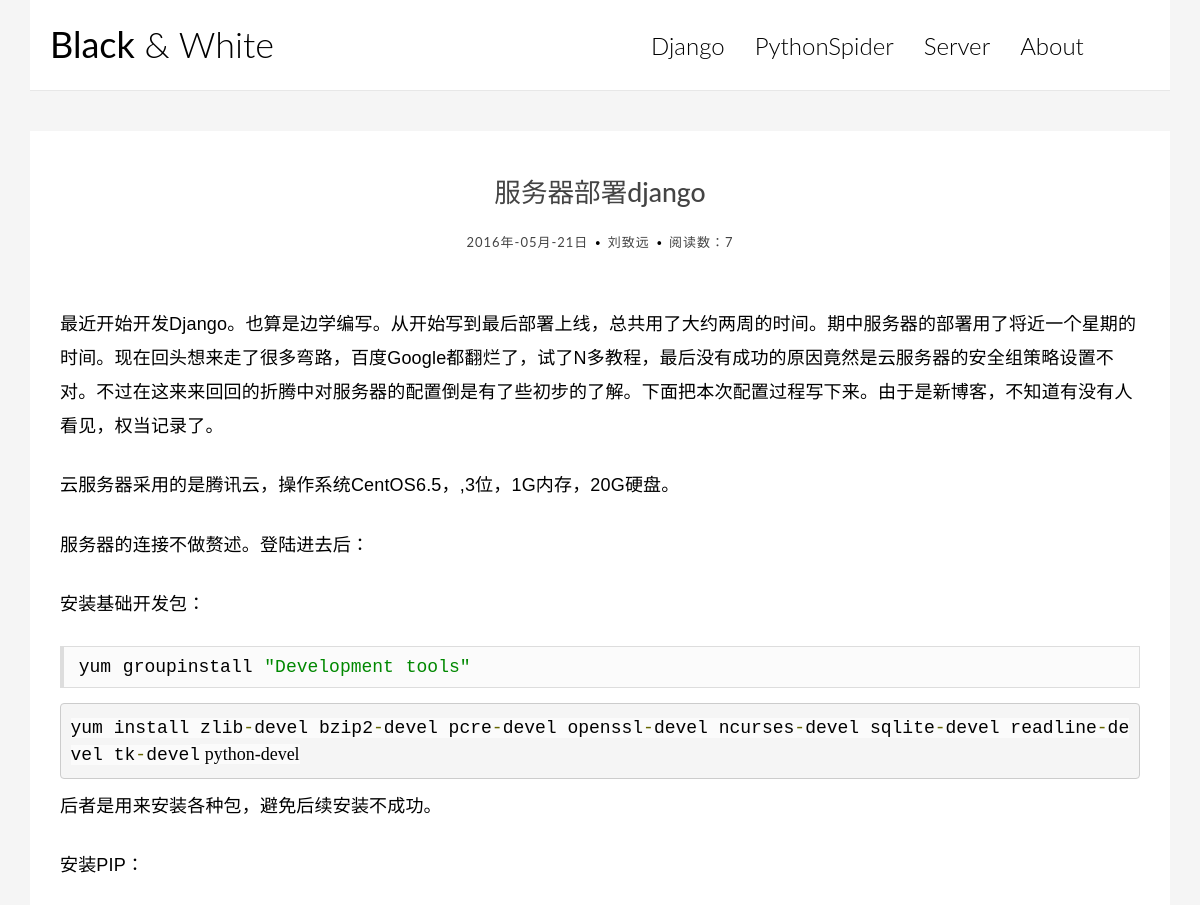
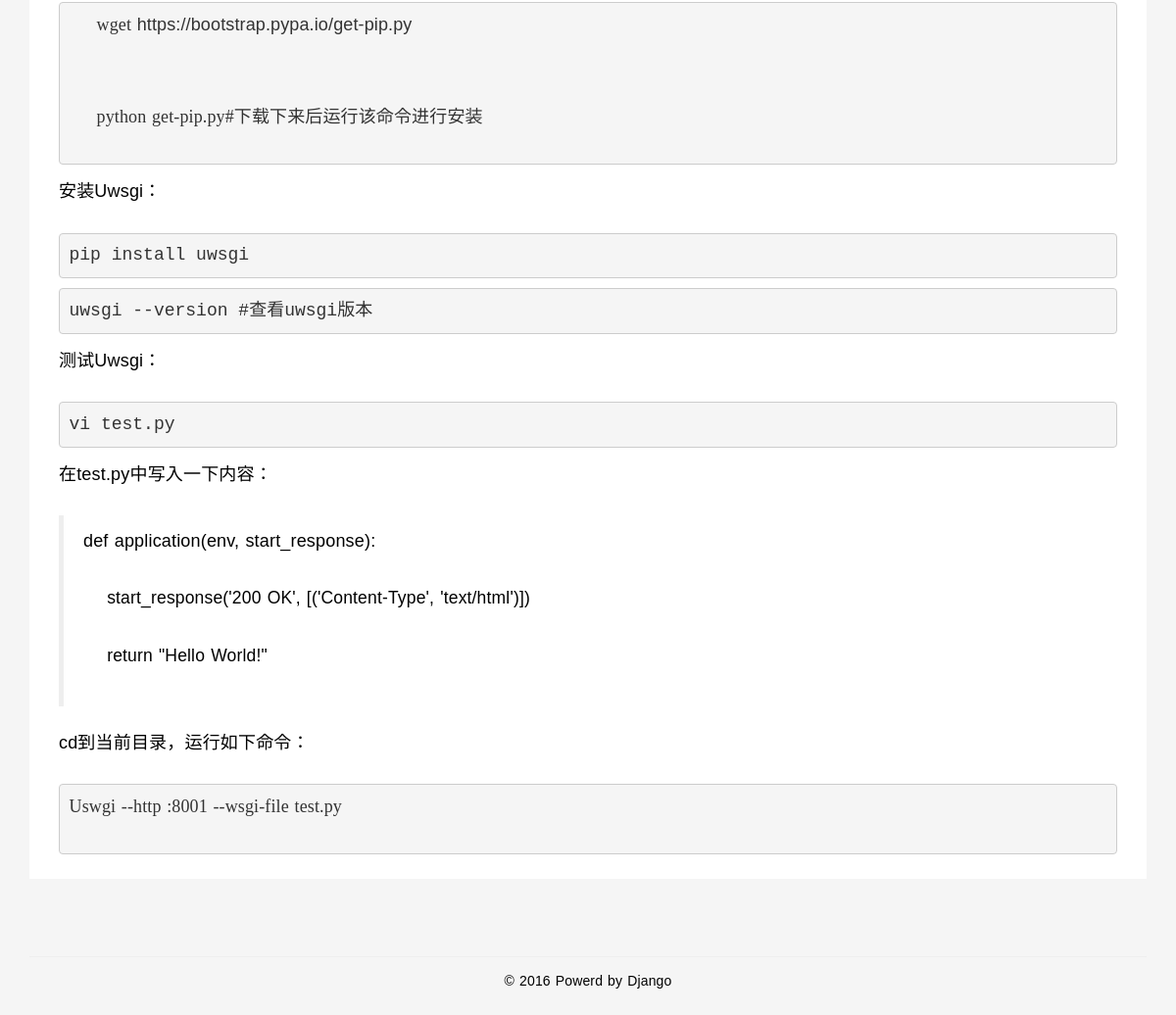
The app's page /yg_cms/34/django_centos/ with its own data (2 pictures, top to bottom).
### yg_cms/models.py (models this page shows, shortened)
@python_2_unicode_compatible
class Column(models.Model):
    name = models.CharField('目录名称', max_length=256)
    slug = models.CharField('目录网址', max_length=256, db_index=True)
    intro = models.TextField('目录简介', default='')
    def get_absolute_url(self):
        return reverse('column', args=(self.slug,))
    class Meta:
        verbose_name = '目录'
        verbose_name_plural = '目录'

@python_2_unicode_compatible
class Article(models.Model):
    column = models.ManyToManyField(Column, verbose_name='归属目录')
    title = models.CharField(verbose_name='标题', max_length=256)
    slug = models.CharField('网址', max_length=256, unique=True)
    author = models.ForeignKey('auth.User', blank=True, null=True, verbose_name='作者')
    content = models.TextField('内容')
    published = models.BooleanField('正式发布', default=True)
    pub_date = models.DateTimeField('发表时间', auto_now_add=True, editable=True)
    update_time = models.DateTimeField('更新时间', auto_now=True, null=True)
    class Meta:
        verbose_name = '文章'
        verbose_name_plural = '文章'

### yg_cms/views.py (the view, shortened to what this page needs)
# urls.py: url(r'^yg_cms/(?P<pk>\d+)/(?P<article_slug>[^/]+)/$', new_views.article_detail, name='article'),
def article_detail(request, pk, article_slug):
    month = timezone.now().month
    columns = Column.objects.all()
    articles = Article.objects.get(pk=pk)
    pd = articles.pk
    if month == 5:
        months = [5, ]
        if Count.objects.filter(id=pd).exists():
            value = Count.objects.get(id=pd).count
            value += 1
            Count.objects.filter(id=pd).update(count=value)
        else:
            Count.objects.create(id=pd, count=1)
            count = Count.objects.get(id=pd)
            value = count.count
        context = {'months': months, 'articles': articles, 'columns': columns, 'value': value, 'pd': pd}
    return render(request, 'yg_cms/single.html', context)

### templates/yg_cms/single.html (shortened to what this page needs)
{% load staticfiles %}
<!DOCTYPE html>
<html>
	<head>
		<link rel="stylesheet" href="{% static 'css/bootstrap.min.css' %}">
		<link rel="stylesheet" href="{% static 'css/ionicons.min.css' %}">
		<link rel="stylesheet" href="{% static 'css/pace.css' %}">
	    <link rel="stylesheet" href="{% static 'css/custom.css' %}">
	</head>
	<body id="single">
		<div class="container">
			<header id="site-header">
				<div class="row">
					<div class="col-md-4 col-sm-5 col-xs-8">
						<div class="logo">
							<h1><a href="/"><b>Black</b> &amp; White</a></h1>
						</div>
					</div>
					<div class="col-md-8 col-sm-7 col-xs-4">
						<nav class="main-nav" role="navigation">
							<div class="collapse navbar-collapse" id="bs-example-navbar-collapse-1">
  								<ul class="nav navbar-nav navbar-right">
                                    {% for column in columns %}
    								<li class="cl-effect-11"><a href="{{ column.get_absolute_url }}" data-hover="{{ column.name }}">{{ column.name }}</a></li>
  								    {% endfor %}
                                </ul>
							</div>
						</nav>
						<div id="header-search-box">
							<a id="search-menu" href="#"><span id="search-icon" class="ion-ios-search-strong"></span></a>
						</div>
					</div>
				</div>
			</header>
		</div>
		<div class="content-body">
			<div class="container">
				<div class="row">
					<main class="col-md-12">
						<article class="post post-1">
							<header class="entry-header">
								<h1 class="entry-title">{{ articles.title }}</h1>
								<div class="entry-meta">
									<span class="post-date"><time class="entry-date" datetime="2012-11-09T23:15:57+00:00">{{ articles.pub_date | date:"Y年-m月-d日" }}</time></span>
									<span class="post-author">{{ articles.author }}</span>
									<span class="comments-link">阅读数：{{ value }}</span>
								</div>
							</header>
							<div class="entry-content clearfix">
								<p>{{ articles.content | safe }}</p>
							</div>
						</article>
					</main>
				</div>
			</div>
		</div>
		<footer id="site-footer">
			<div class="container">
				<div class="row">
					<div class="col-md-12">
						<p class="copyright">&copy; 2016 Powerd by Django</p>
					</div>
				</div>
			</div>
		</footer>
	</body>
</html>

### common_static/css/custom.css (style rules this page uses)
* { outline: none; }
h1, h2, h3, h4, h5, h6 { margin-top: 0; }
b { font-weight: 400; }
a { color: #333; }
body { background-color:whitesmoke; color: #444; font-family: 'Lato', sans-serif; }
p { font-family: 'Ubuntu', sans-serif; font-weight: 400; word-spacing: 1px; letter-spacing: 0.01em; }
#single p, #page p { margin-bottom: 25px; }
#site-header { background-color: #FFF; padding: 25px 20px; margin-bottom: 40px; border-bottom: 1px solid #e7e7e7; }
.logo h1 a { color: #000; }
.logo h1 { margin: 0; font-family: 'Lato', sans-serif; font-weight: 300; }
.main-nav { margin-top: 11px; max-width: 95%; }
.main-nav a { color: #000000 !important; padding: 0 0 5px 0 !important; margin-right: 30px; font-family: 'Lato', sans-serif; font-weight: 300; font-size: 24px; }
.cl-effect-11 a { padding: 10px 0; color: #0972b4; text-shadow: none; }
.cl-effect-11 a::before { position: absolute; top: 0; left: 0; overflow: hidden; padding: 0 0 5px 0 !important; max-width: 0; border-bottom: 1px solid #000; color: #000; content: attr(data-hover); -webkit-transition: max-width 0.5s; -moz-transition: max-width 0.5s; transition: max-width 0.5s; }
.content-body { padding-bottom: 4em; }
.post { margin-bottom:2%; background: #fff; padding: 30px 30px 0; }
.entry-title { text-align: center; font-size: 1.9em; margin-bottom: 20px; line-height: 1.6; padding: 10px 20px 0; }
.entry-meta { text-align: center; font-size: 13px; letter-spacing: 1px; margin-bottom: 30px; }
.entry-content { font-size: 18px; line-height: 1.9; font-weight: 300; color: #000; }
.post-category, .post-date, .post-author { position: relative; padding-right: 15px; }
.post-category::after, .post-date::after, .post-author::after { position: absolute; content: '.'; color: #000; font-size: 30px; top: -22px; right: 1px; }
.copyright { background-color:whitesmoke; text-align: center; padding-top: 1em; margin: 0; border-top: 1px solid #eee; color: black; }
#header-search-box { position: absolute; right: 38px; top: 8px; }
#search-menu span { font-size: 20px; }

### records on screen
Column: name "Django"
Column: name "PythonSpider"
Column: name "Server"
Column: name "About"
Article: title "服务器部署django", pub_date "2016年-05月-21日", author "刘致远", content "最近开始开发Django。也算是边学编写。从开始写到最后部署上线，总共用了大约两周的时间。期中服务器的部署用了将近一个星期的时间。现在回头想来走了很多弯路，百度Google都翻烂了，试了N多教程，最后没有成功的原因竟然是云服务器的安全组策略设置不对。不过在这来来回回的折腾中对服务器的配置倒是有了些初步的了解。下面把本次配置过程写下来。由于是新博客，不知道有没有人看见，权当记录了。 云服务器采用的是腾讯云，操作系统CentOS6.5，,3位，1G内存，20G硬盘。 服务器的连接不做赘述。登陆进去后： 安装基础开发包： yum groupinstall \"Development tools\" yum install zlib - devel bzip2 - devel pcre - devel openssl - devel ncurses - devel sqlite - devel readline - devel tk - devel python-devel 后者是用来安装各种包，避免后续安装不成功。 安装PIP： wget https://bootstrap.pypa.io/get-pip.py python get-pip.py#下载下来后运行该命令进行安装 安装Uwsgi： pip install uwsgi uwsgi --version #查看uwsgi版本 测试Uwsgi： vi test.py 在test.py中写入一下内容： def application(env, start_response): start_response('200 OK',…"

### other values on screen
{{ value }} "7"
